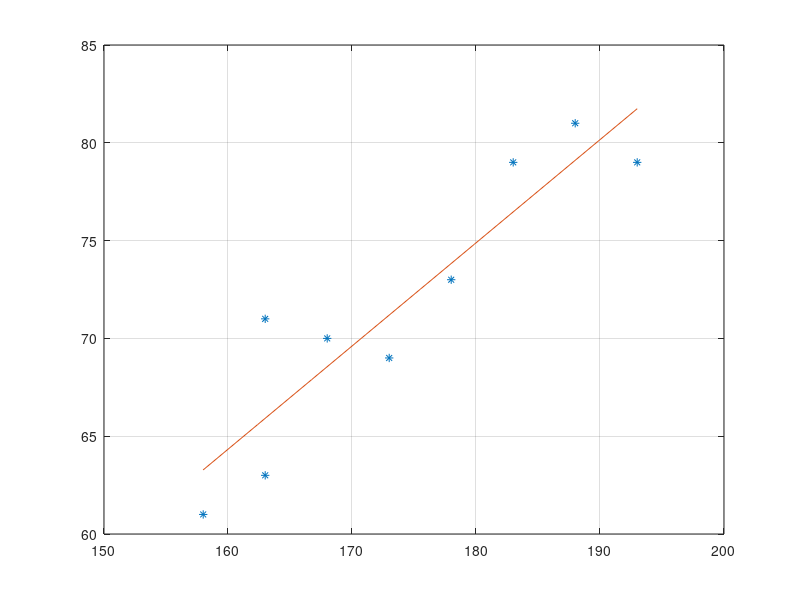

Here is the MATLAB script that generated this plot:
clc; clear all;  clc;

% letra a - dispersao de dados
x = [183 173 168 188 158 163 193 163 178];
y = [79 69 70 81 61 63 79 71 73];
plot(x,y,'*')
grid on
hold on

% letra b - ajuste de reta
p=polyfit(x,y,1);

x1=linspace(158,193,9)
y1=polyval(p, x1)

plot(x1,y1)